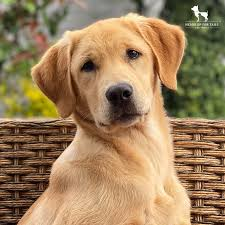
#> input picture images/input_image.jpg, 225 x 225 px
$ python task2.py
#> lines starting #> are read from the running program, lines starting #| are printed output that depends on the picture
# task2.py
from PIL import Image
import numpy as np
import os
from scipy.ndimage import uniform_filter

def spatial_average(image_path, output_path, kernel_size):
    """
    Apply spatial averaging filter to an image.
    :param image_path: Path to input image
    :param output_path: Path to save output image
    :param kernel_size: Size of the averaging kernel (e.g., 3 for 3x3)
    """
#> called with image_path = 'images/input_image.jpg', output_path = 'output/average_3x3.jpg', kernel_size = 3
    # Load image and convert to grayscale
    img = Image.open(image_path).convert('L')
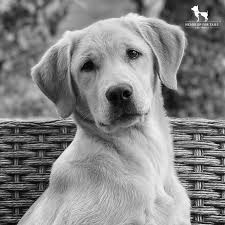
#> img: PIL image 225x225 L; min 0, max 254, mean 132.4
    img_array = np.array(img, dtype=np.float32)

    # Apply uniform filter (averaging)
    averaged_array = uniform_filter(img_array, size=kernel_size)
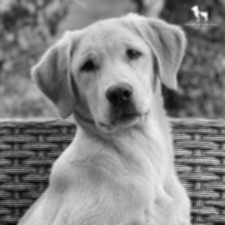
#> averaged_array: shape (225, 225) float32; min 4.78, max 252.8, mean 132.4
    averaged_array = averaged_array.astype(np.uint8)

    # Save output image
    Image.fromarray(averaged_array).save(output_path)
    print(f"Image with {kernel_size}x{kernel_size} averaging saved to {output_path}")

def main():
    input_path = "images/input_image.jpg"
    output_dir = "output"
    os.makedirs(output_dir, exist_ok=True)

    # Test with different kernel sizes
    for kernel_size in [3, 10, 20]:
        output_path = os.path.join(output_dir, f"average_{kernel_size}x{kernel_size}.jpg")
        try:
            spatial_average(input_path, output_path, kernel_size)
        except Exception as e:
            print(f"Error for kernel_size={kernel_size}: {e}")

if __name__ == "__main__":
    main()
